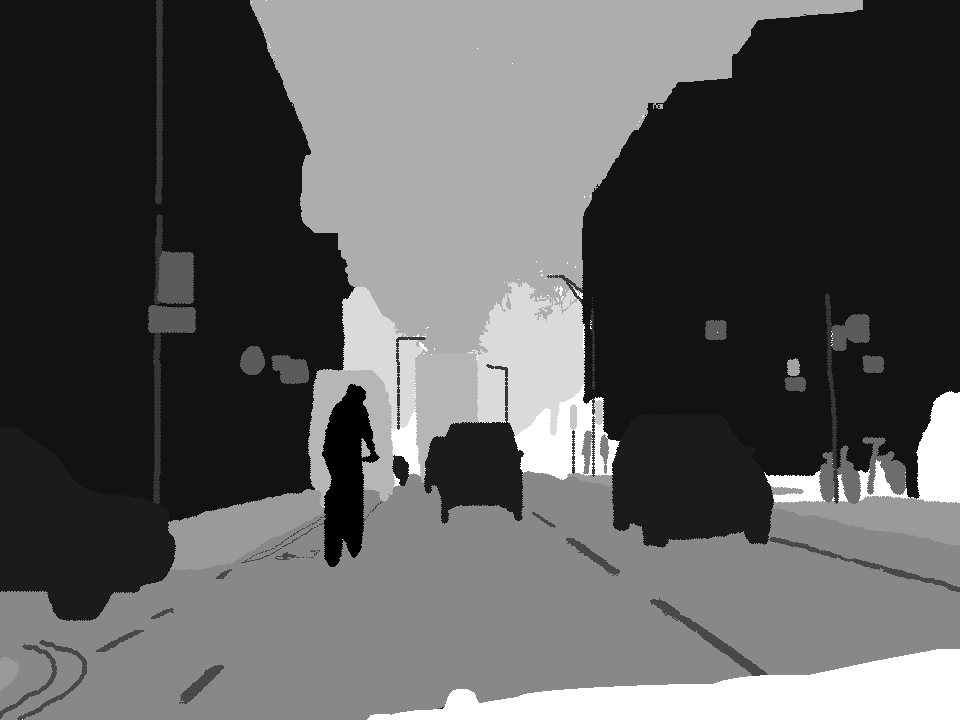
#> input picture conteudo_aula/Imgs/street.png, 960 x 720 px
$ jupyter execute --allow-errors Aula8_nb2.ipynb
#> lines starting #> are read from the running program, lines starting #| are printed output that depends on the picture; after the words box and inside, x2 and y2 are one past the last pixel; in counts of white or black regions, pixels touching at a corner belong together
[cell 1]
import numpy as np
import matplotlib.pyplot as plt
from PIL import Image

[cell 2]
img = Image.open('Imgs/street.png')
#> img is the input picture: PIL image 960x720 L; min 2, max 30, mean 12.1
type(img)

[cell 3]
img_np = np.array(img)
classes = np.unique(img_np)
#> classes = [2, 4, 5, 8, 10, 12, 14, 16, 17, 19, 20, 21, 22, 24, 26, 30]
print(classes)
#| [ 2  4  5  8 10 12 14 16 17 19 20 21 22 24 26 30]
img_np

[cell 4]
for c in classes:
  img_class = img_np == c
  plt.figure()
  plt.imshow(img_class, 'gray')
#> this loop made 16 passes
#> c on passes 1 to 12: 2, 4, 5, 8, 10, 12, 14, 16, 17, 19, 20, 21
#> pass 1, `img_class = img_np == c`:
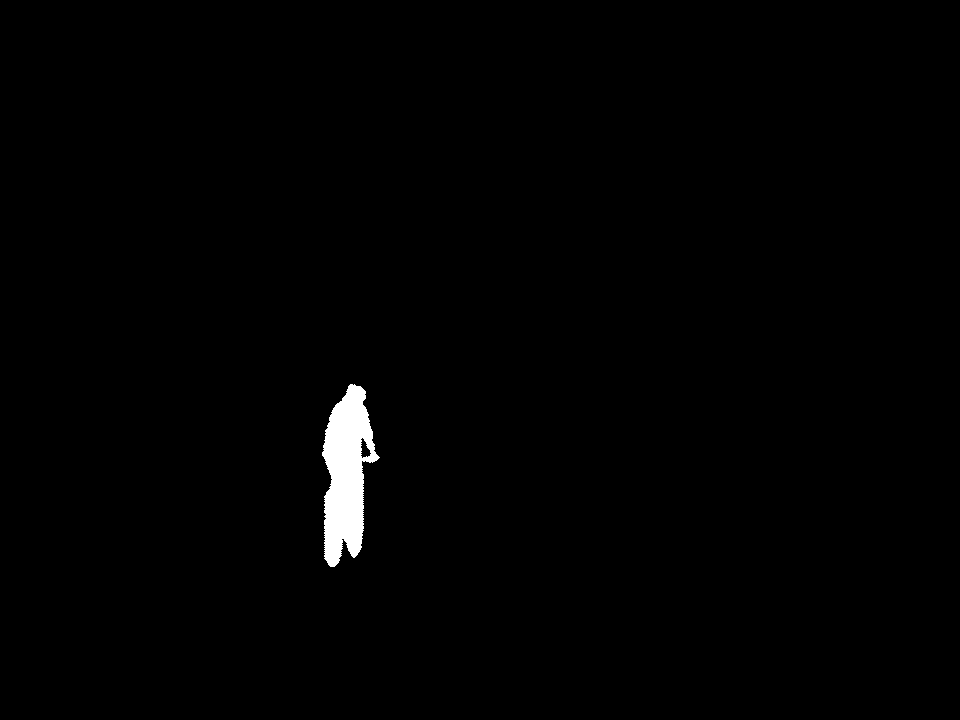
#> img_class: shape (720, 960) bool; 0.92% white; 1 white region, box (x1, y1, x2, y2) and area: (322, 384, 380, 567) 6379
#> pass 2, `img_class = img_np == c`:
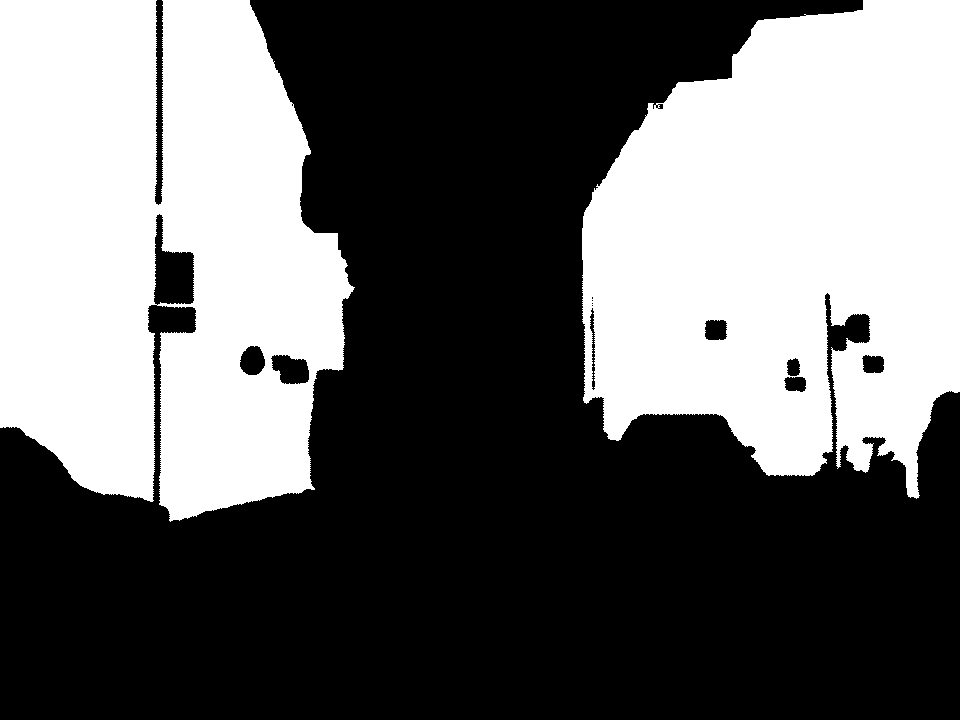
#> img_class: shape (720, 960) bool; 41.3% white; 2 white regions, box (x1, y1, x2, y2) and area: (0, 0, 355, 522) 143814, (582, 0, 960, 499) 141859
#> pass 3, `img_class = img_np == c`:
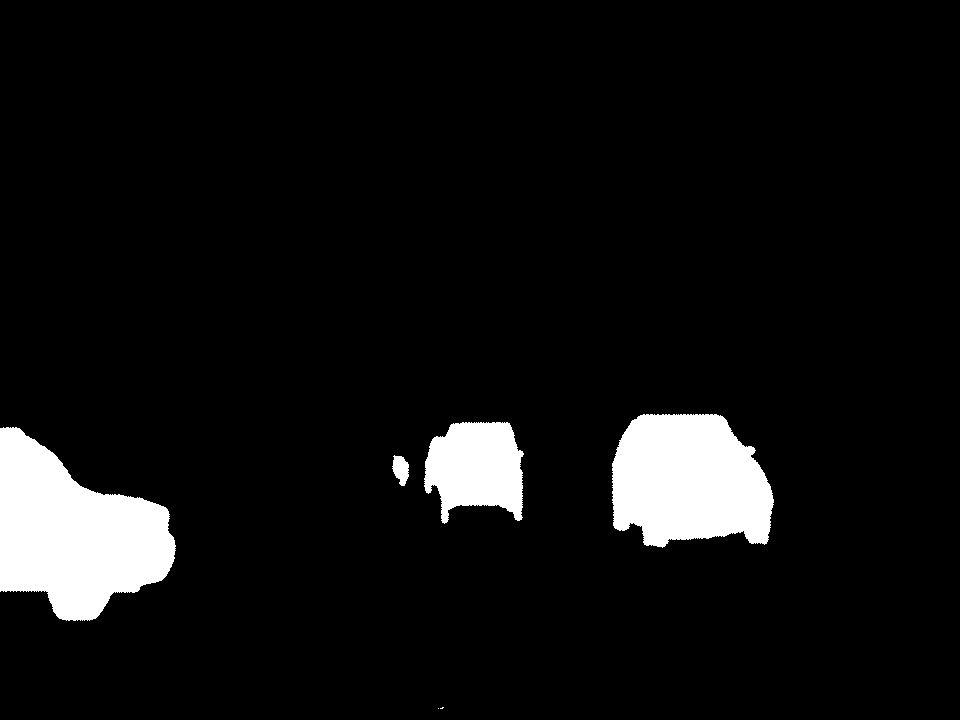
#> img_class: shape (720, 960) bool; 6.7% white; 6 white regions (2 under 20 px), largest, box (x1, y1, x2, y2) and area: (0, 427, 176, 621) 21399, (612, 414, 774, 548) 17356, (424, 422, 524, 524) 7488, (392, 455, 409, 486) 359
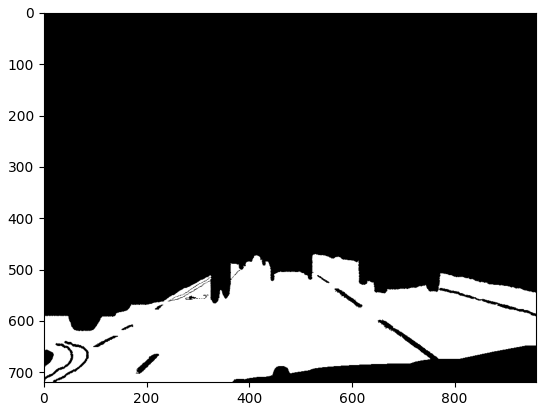
#> figure drawn by matplotlib, 1 panel
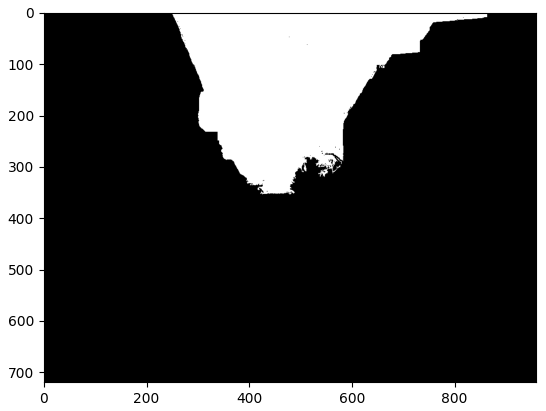
#> figure drawn by matplotlib, 1 panel
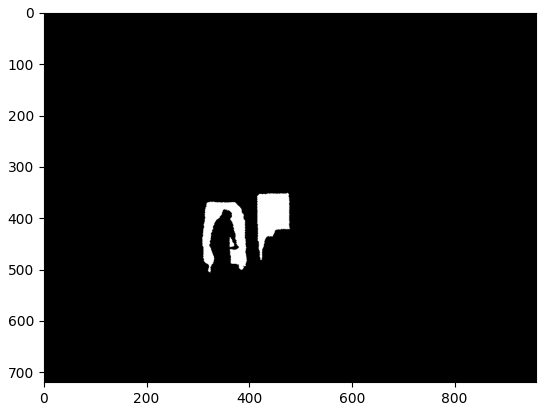
#> figure drawn by matplotlib, 1 panel
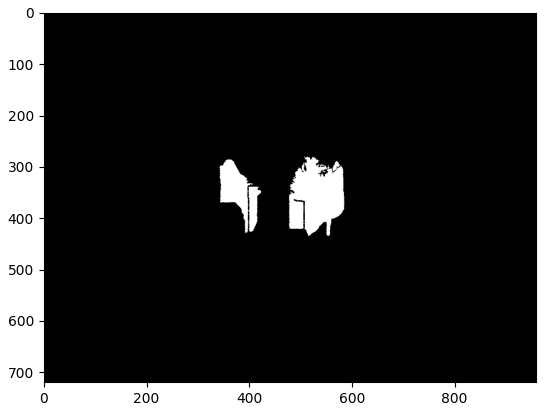
#> figure drawn by matplotlib, 1 panel
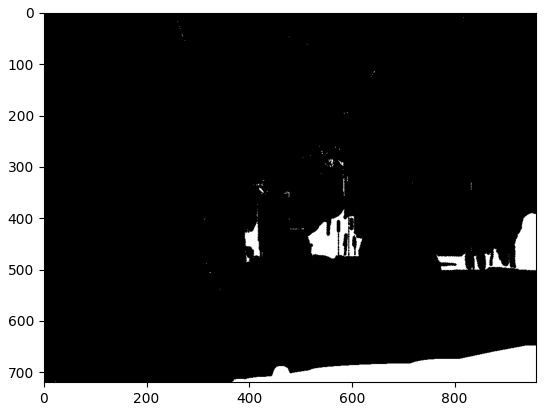
#> figure drawn by matplotlib, 1 panel

[cell 5]
colors = [np.random.randint(0, 256, 3) for _ in classes]
#> colors = [[172, 47, 117], [192, 67, 251], [195, 103, 9], [211, 21, 242], [36, 87, 70], [216, 88, 140], [58, 193, 230], [39, 87, 174], [88, 81, 165], [25, 77, 72], [9, 148, 115], [208, 243, 197], [254, 79, 175], [192, 82, 99], [216, 177, 243], [29, 147, 147]]
img_colors = np.zeros((img_np.shape[0], img_np.shape[1], 3), dtype=np.uint8)

for c_ind, label in enumerate(classes):
  ind = np.nonzero(img_np == label)
  img_colors[ind[0], ind[1]] = colors[c_ind]
#> this loop made 16 passes
#> (label, ind) on passes 1 to 12: (2, 6379 positions, rows 384 to 566, columns 322 to 379), (4, 285673 positions, rows 0 to 521, columns 0 to 959), (5, 46608 positions, rows 414 to 708, columns 0 to 773), (8, 4829 positions, rows 0 to 503, columns 153 to 838), (10, 5075 positions, rows 502 to 719, columns 0 to 959), (12, 6384 positions, rows 251 to 391, columns 148 to 883), (14, 2526 positions, rows 437 to 503, columns 819 to 905), (16, 504 positions, rows 430 to 473, columns 581 to 608), (17, 148228 positions, rows 471 to 719, columns 0 to 959), (19, 12839 positions, rows 473 to 690, columns 0 to 959), (20, 192 positions, rows 358 to 375, columns 787 to 799), (21, 109022 positions, rows 0 to 354, columns 250 to 862)
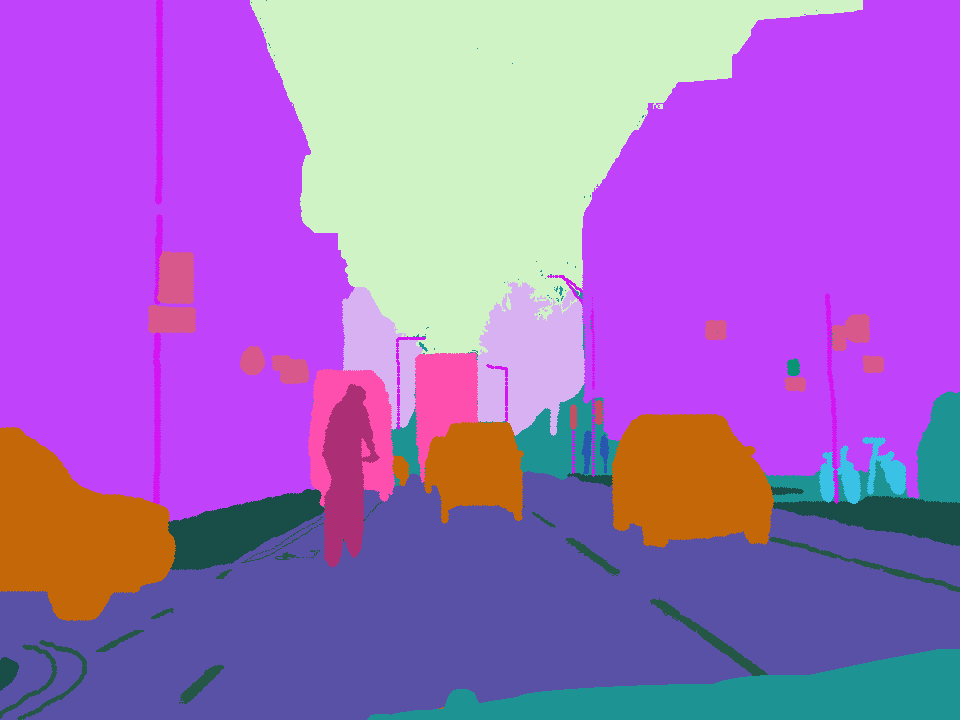
#> img_colors: shape (720, 960, 3); mean of channels 0, 1, 2 161.2, 107.6, 193.9; drawn as R, G, B

plt.figure(figsize=[20,20])
plt.imshow(img_colors)

[cell 6]
img_bin = img_np == 5
plt.imshow(img_bin, 'gray')

[cell 7]
from scipy.ndimage import zoom

img_out = zoom(img_bin, 0.25)
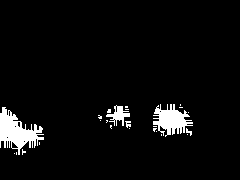
#> img_out: shape (180, 240) bool; 4.8% white; 25 white regions (20 under 20 px), largest, box (x1, y1, x2, y2) and area: (0, 107, 44, 155) 1003, (153, 104, 193, 137) 706, (106, 105, 130, 126) 213, (125, 121, 131, 128) 27, (186, 128, 192, 136) 22
plt.imshow(img_out, 'gray')

[cell 8]
def contained(img, set_ee, z):
  for point in set_ee:
    trans_point = (point[0]+z[0], point[1]+z[1])
    if trans_point[0]<0 or trans_point[0]>=img.shape[0] or \
      trans_point[1]<0 or trans_point[1]>=img.shape[1]:
        return False
    if img[trans_point] == 0:
      return False

  return True

def erosion(img, elem_est, origin):
  num_rows, num_cols = img.shape
  num_rows_ee, num_cols_ee = elem_est.shape
  set_ee = []
  for row in range(num_rows_ee):
    for col in range(num_cols_ee):
      if elem_est[row, col] == 1:
        set_ee.append((row-origin[0], col-origin[1]))

  img_res = np.zeros_like(img)

  for row in range(num_rows):
    for col in range(num_cols):
      z = (row, col)
      is_contained = contained(img, set_ee, z)
      if is_contained:
        img_res[row, col] = 1

  return img_res

[cell 9]
def imshow_with_grid(img):
  plt.imshow(img, 'gray')
  plt.xticks(np.arange(-0.5, img.shape[1]+0.5))
  plt.yticks(np.arange(-0.5, img.shape[0]+0.5))
  plt.grid()

#> (a cell that did not finish here is left out)

[cell 11]
elem_est = np.array(
  [[0, 1, 0],
  [1, 1, 1],
  [0, 1, 0]]
)
#> elem_est = [[0, 1, 0], [1, 1, 1], [0, 1, 0]]

#> (the rest of this cell did not finish here and is left out)


imshow_with_grid(img_res)

[cell 12]
def dilation(img, elem_est, origin):
  num_rows, num_cols = img.shape
  num_rows_ee, num_cols_ee = elem_est.shape
  set_ee = []

  for row in range(num_rows_ee):
    for col in range(num_cols_ee):
      if elem_est[row, col] == 1:
        set_ee.append((origin[0]-row, origin[1]-col))

  img_res = np.zeros_like(img)
  for row in range(num_rows):
    for col in range(num_cols):
      z = (row, col)
      has_intersect = intersects(img, set_ee, z)
      if has_intersect:
        img_res[row, col] = 1

  return img_res

def intersects(img, set_ee, z):
  for point in set_ee:
    trans_point = (point[0]+z[0], point[1]+z[1])
    if trans_point[0] >= 0 and trans_point[0] < img.shape[0] and \
      trans_point[1] >= 0 and trans_point[1] < img.shape[1]:

        if img[trans_point] == 1:
          return True

  return False

#> (a cell that did not finish here is left out)

[cell 14]
def opening(img, elem_est, origin):
  img_eroded = erosion(img, elem_est, origin)
